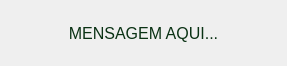
<?xml version="1.0" encoding="UTF-8"?>
<ui version="4.0">
 <class>Form</class>
 <widget class="QWidget" name="Form">
  <property name="windowModality">
   <enum>Qt::WindowModal</enum>
  </property>
  <property name="geometry">
   <rect>
    <x>0</x>
    <y>0</y>
    <width>287</width>
    <height>66</height>
   </rect>
  </property>
  <property name="sizePolicy">
   <sizepolicy hsizetype="Expanding" vsizetype="Expanding">
    <horstretch>0</horstretch>
    <verstretch>0</verstretch>
   </sizepolicy>
  </property>
  <property name="focusPolicy">
   <enum>Qt::StrongFocus</enum>
  </property>
  <property name="windowTitle">
   <string>BD_FadeOutMessage</string>
  </property>
  <property name="windowOpacity">
   <double>1.000000000000000</double>
  </property>
  <property name="autoFillBackground">
   <bool>true</bool>
  </property>
  <property name="styleSheet">
   <string notr="true"/>
  </property>
  <layout class="QGridLayout" name="gridLayout_2">
   <item row="0" column="0">
    <widget class="QLabel" name="label">
     <property name="font">
      <font>
       <pointsize>12</pointsize>
      </font>
     </property>
     <property name="styleSheet">
      <string notr="true">QLabel {
	color: rgb(10, 50, 20);
}</string>
     </property>
     <property name="text">
      <string>MENSAGEM AQUI...</string>
     </property>
     <property name="alignment">
      <set>Qt::AlignCenter</set>
     </property>
     <property name="wordWrap">
      <bool>true</bool>
     </property>
    </widget>
   </item>
  </layout>
 </widget>
 <resources/>
 <connections/>
</ui>
